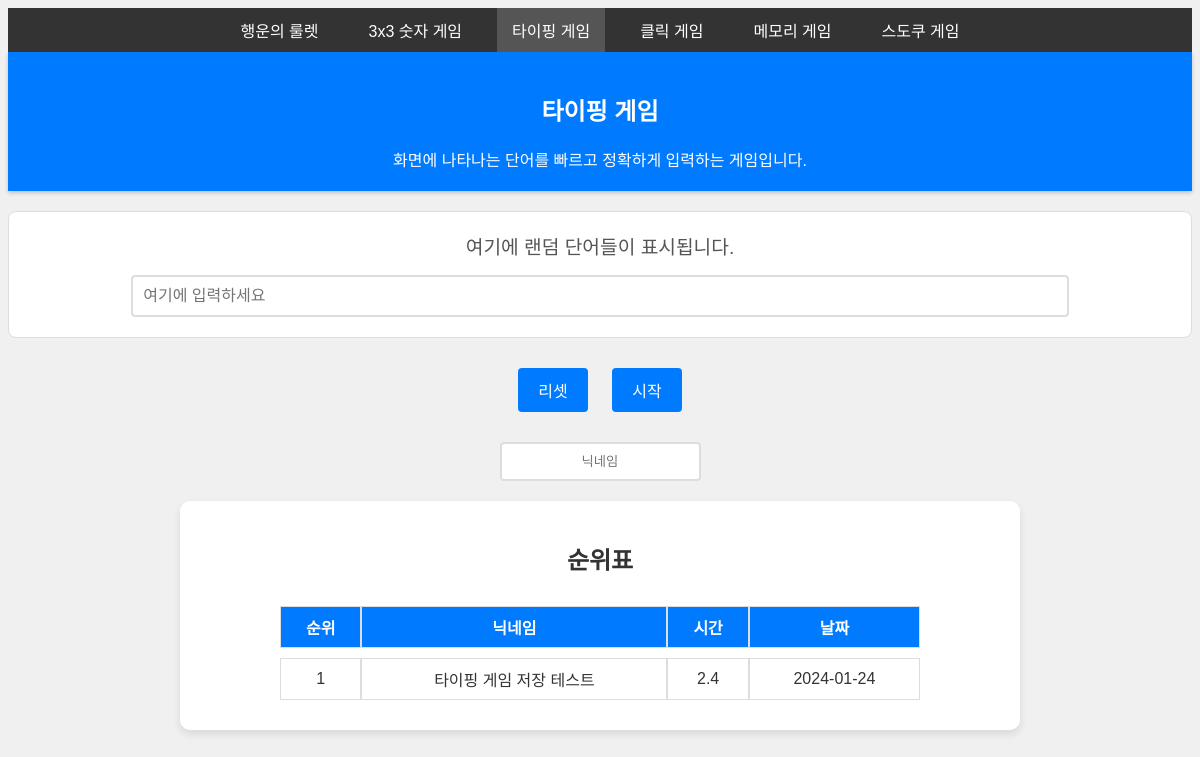
The app's page /typing with its own data.
### tables this page shows
CREATE TABLE game_info (
            id INTEGER PRIMARY KEY AUTOINCREMENT,
            name TEXT NOT NULL,
            url TEXT NOT NULL,
            description TEXT NOT NULL
        );

CREATE TABLE game_records (
            id INTEGER PRIMARY KEY AUTOINCREMENT,
            ip TEXT NOT NULL,
            gametype TEXT NOT NULL,
            nickname TEXT NOT NULL,
            time REAL NOT NULL,
            date TEXT NOT NULL
        );

### app.py (the view)
@app.route('/typing')
def typing():
    db = get_db()
    cur = db.cursor()
    cur.execute("SELECT name, description FROM game_info WHERE id = 3")
    game_info = cur.fetchone()
    cur.execute("SELECT nickname, time, date FROM game_records WHERE gametype = 3 ORDER BY time ASC")
    records = cur.fetchall()
    ranked_records = [(index + 1, record['nickname'], record['time'], record['date']) for index, record in enumerate(records)]
    return render_template('typing.html', records=ranked_records, game_name=game_info['name'], game_description=game_info['description'])

### app.py (called while the page is built)
def get_db():
    if 'db' not in g:
        g.db = sqlite3.connect(DATABASE_FILE)
        g.db.row_factory = sqlite3.Row
    return g.db

@app.context_processor
def inject_games():
    db = get_db()
    games = db.execute('SELECT id, name, url FROM game_info ORDER BY id ASC').fetchall()
    return {'games': games}

### templates/typing.html (shortened to what this page needs)
{% extends 'base.html' %}
{% block content %}
    <link rel="stylesheet" type="text/css" href="{{ url_for('static', filename='css/typing.css') }}">
    <div id="typing-game">
        <div id="sentence">여기에 랜덤 단어들이 표시됩니다.</div>
        <input type="text" id="user-input" placeholder="여기에 입력하세요" />
    </div>
    <button id="reset-button">리셋</button>
    <button id="start-button">시작</button>
    <div class="record">
        <input type="text" id="nickname" placeholder="닉네임">
    </div>
{% endblock %}

### templates/base.html (shortened to what this page needs)
<!DOCTYPE html>
<html>
<head>
    <link rel="stylesheet" type="text/css" href="{{ url_for('static', filename='css/base.css') }}">
</head>
<body>
    <nav>
        <ul id="menu" class="hidden">
            {% for game in games %}
            <li class="{% if request.path.endswith(game.url) %}active{% endif %}">
                <a href="{{ url_for(game.url) }}">{{ game.name }}</a>
            </li>
            {% endfor %}
        </ul>
    </nav>
    <div id="header">
        <h2>{{ game_name }}</h2>
        <span>{{ game_description }}</span>
    </div>
    {% block content %}{% endblock %}
    <div class="rank">
        <h2>순위표</h2>
        <table>
            <tr>
                <th>순위</th>
                <th>닉네임</th>
                <th>시간</th>
                <th>날짜</th>
            </tr>
            {% for record in records %}
            <tr>
                <td>{{ record[0] }}</td>
                <td>{{ record[1] }}</td>
                <td>{{ record[2] }}</td>
                <td>{{ record[3] }}</td>
            </tr>
            {% endfor %}
        </table>
    </div>
</body>
</html>

### static/css/base.css (style rules this page uses)
body { font-family: 'Noto Sans KR', sans-serif; background-color: #f0f0f0; color: #333; text-align: center; }
#header { color: white; padding: 20px; box-shadow: 0 2px 4px rgba(0,0,0,0.2); }
nav ul { list-style-type: none; padding: 0; margin: 0; display: flex; background-color: #333; justify-content: center; }
nav ul li { margin: 0 10px; }
nav ul li a { color: white; text-decoration: none; padding: 10px 15px; display: block; }
nav ul li.active { background-color: #555; }
.rank { background-color: #fff; border-radius: 10px; box-shadow: 0 4px 8px rgba(0,0,0,0.1); padding: 20px; margin-top: 20px; max-width: 800px; margin: 40px auto; }
table { width: 80%; margin: auto; border-collapse: separate; border-spacing: 0 10px; }
th { color: white; }
th, td { border: 1px solid #ddd; padding: 8px; text-align: center; }

### static/css/typing.css (style rules this page uses)
#header, th { background-color: #007bff; }
#typing-game { margin: 20px 0; padding: 20px; border: 1px solid #ddd; background-color: #fff; border-radius: 8px; }
#sentence { font-size: 1.2em; margin-bottom: 15px; color: #555; }
#user-input { width: 80%; padding: 10px; font-size: 1em; border: 2px solid #ddd; border-radius: 4px; }
#reset-button, #start-button { padding: 10px 20px; margin: 10px; font-size: 1em; border: none; border-radius: 4px; cursor: pointer; background-color: #007bff; color: white; }
.record, .rank { margin-top: 20px; }
.record input[type="text"] { margin-right: 10px; padding: 10px; border: 2px solid #ddd; border-radius: 4px; }
#nickname { text-align: center; display: block; margin: 0 auto 20px; }

### records on screen
game_info: name "행운의 룰렛"
game_info: name "3x3 숫자 게임"
game_info: name "타이핑 게임", description "화면에 나타나는 단어를 빠르고 정확하게 입력하는 게임입니다."
game_info: name "클릭 게임"
game_info: name "메모리 게임"
game_info: name "스도쿠 게임"
game_records: record "1", nickname "타이핑 게임 저장 테스트", time "2.4", date "2024-01-24"
